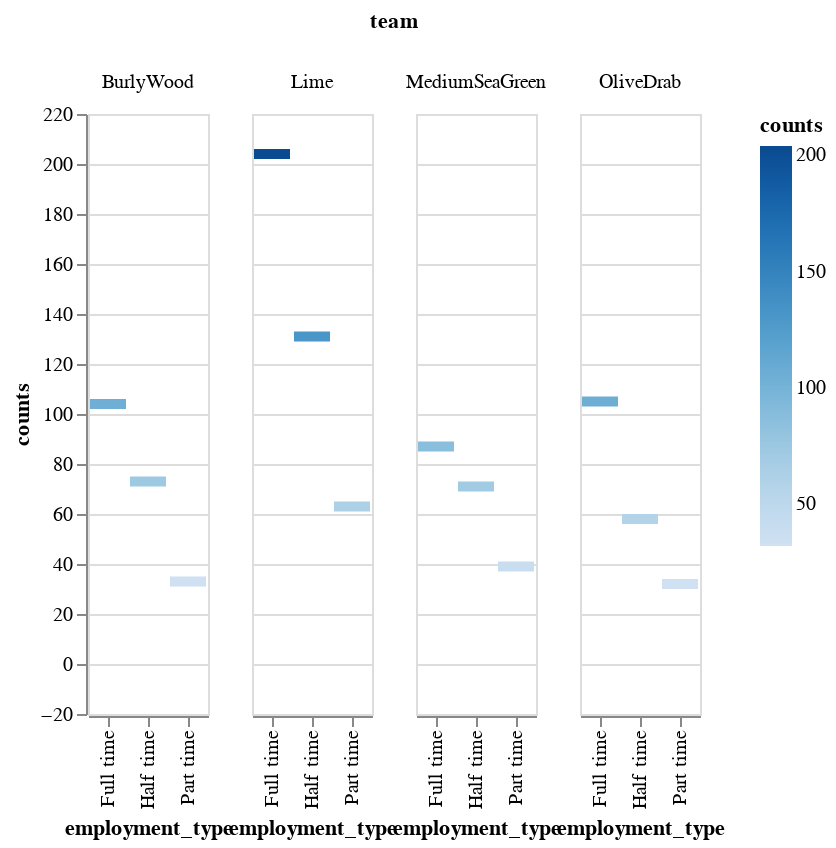

Here is the notebook cell this chart was saved with:
### Code cell
# chart5
data = pd.DataFrame(workers, columns=['id', 'team', 'employment_type'])
data = data.groupby(['team', 'employment_type']).count()
data = data.rename(columns={'id': 'counts'})
data["counts"] = data["counts"].astype('int32')
data = data.reset_index(level=0)
data = data.reset_index(level=0)
alt.Chart(data).mark_bar(orient='horizontal').encode(
    column="team",
    x='employment_type', y='counts', color='counts'
)

### Figure 1 — Vega-Lite specification as saved in the notebook (floating-point values rounded to 4 significant figures)
{"config": {"view": {"continuousWidth": 400, "continuousHeight": 300}}, "data": {"name": "data-3e74f1715c21c37a5af17dc4406f71d7"}, "mark": {"type": "bar", "orient": "horizontal"}, "encoding": {"color": {"field": "counts", "type": "quantitative"}, "column": {"field": "team", "type": "nominal"}, "x": {"field": "employment_type", "type": "nominal"}, "y": {"field": "counts", "type": "quantitative"}}, "$schema": "https://vega.github.io/schema/vega-lite/v4.17.0.json", "datasets": {"data-3e74f1715c21c37a5af17dc4406f71d7": [{"employment_type": "Full time", "team": "BurlyWood", "counts": 104}, {"employment_type": "Half time", "team": "BurlyWood", "counts": 73}, {"employment_type": "Part time", "team": "BurlyWood", "counts": 33}, {"employment_type": "Full time", "team": "Lime", "counts": 204}, {"employment_type": "Half time", "team": "Lime", "counts": 131}, {"employment_type": "Part time", "team": "Lime", "counts": 63}, {"employment_type": "Full time", "team": "MediumSeaGreen", "counts": 87}, {"employment_type": "Half time", "team": "MediumSeaGreen", "counts": 71}, {"employment_type": "Part time", "team": "MediumSeaGreen", "counts": 39}, {"employment_type": "Full time", "team": "OliveDrab", "counts": 105}, {"employment_type": "Half time", "team": "OliveDrab", "counts": 58}, {"employment_type": "Part time", "team": "OliveDrab", "counts": 32}]}}
